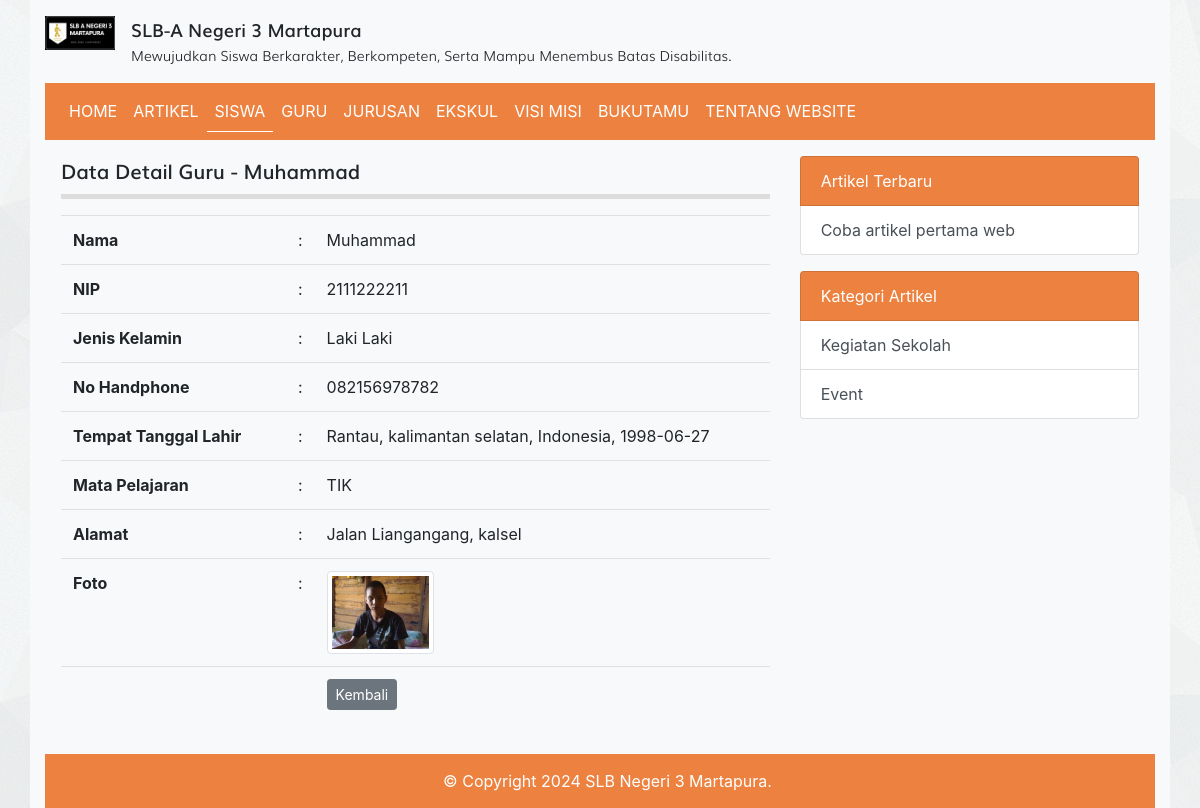
/detail_guru.php?id=15, run on the app's committed database.
### tables this page shows
CREATE TABLE `tbl_guru` (
  `id` int(11) NOT NULL AUTO_INCREMENT,
  `nama` varchar(100) DEFAULT NULL,
  `nip` int(10) DEFAULT NULL,
  `jenis_kelamin` enum('L','P') DEFAULT NULL,
  `no_hp` varchar(12) DEFAULT NULL,
  `tempat_lahir` varchar(50) DEFAULT NULL,
  `tanggal_lahir` date DEFAULT NULL,
  `mata_pelajaran` varchar(50) DEFAULT NULL,
  `alamat` varchar(100) DEFAULT NULL,
  `foto` varchar(100) DEFAULT NULL,
  PRIMARY KEY (`id`)
);

CREATE TABLE `tbl_artikel` (
  `id` int(11) NOT NULL AUTO_INCREMENT,
  `judul` varchar(255) DEFAULT NULL,
  `isi` text DEFAULT NULL,
  `tanggal` date DEFAULT NULL,
  `foto` varchar(100) DEFAULT NULL,
  `id_kategori` int(11) DEFAULT NULL,
  PRIMARY KEY (`id`),
  KEY `id_kategori` (`id_kategori`),
  CONSTRAINT `tbl_artikel_ibfk_1` FOREIGN KEY (`id_kategori`) REFERENCES `tbl_kategori_artikel` (`id`) ON DELETE SET NULL ON UPDATE CASCADE
);

CREATE TABLE `tbl_kategori_artikel` (
  `id` int(11) NOT NULL AUTO_INCREMENT,
  `nama_kategori` varchar(30) DEFAULT NULL,
  PRIMARY KEY (`id`)
);

### detail_guru.php (the view, shortened to what this page needs)
<?php
require_once 'koneksi.php';
$id = $_GET['id'];
$query = mysqli_query($koneksi, "SELECT * FROM tbl_guru WHERE id = $id");
$row = mysqli_fetch_assoc($query);
?>
<!DOCTYPE html>
<html>
<head>
	<link rel="stylesheet" href="resources/datatables/datatables.min.css">
	<link rel="stylesheet" href="resources/fonts/stylesheet.css">
	<link rel="stylesheet" href="resources/css/bootstrap.min.css">
	<link rel="stylesheet" href="resources/css/style.css">
</head>
<body>
	<div class="container bg-light">
		<?php require_once 'topbar.php'; ?>
	</div>
	<?php require_once 'navbar.php'; ?>
	<div class="row p-3">
		<div class="col-md-8">
			<div class="title mb-3">
				Data Detail Guru - <b><?= $row['nama'] ?></b>
			</div>
			<table class="table table-stripped">
				<tr>
					<td width="225px"><b>Nama</b></td>
					<td>:</td>
					<td><?= $row['nama'] ?></td>
				</tr>
				<tr>
					<td><b>NIP</b></td>
					<td>:</td>
					<td><?= $row['nip'] ?></td>
				</tr>
				<tr>
					<td><b>Jenis Kelamin</b></td>
					<td>:</td>
					<td>
						<?= $row['jenis_kelamin'] == 'L' ? 'Laki Laki' : '' ?>
					</td>
				</tr>
				<tr>
					<td><b>No Handphone</b></td>
					<td>:</td>
					<td><?= $row['no_hp'] ?></td>
				</tr>
				<tr>
					<td><b>Tempat Tanggal Lahir</b></td>
					<td>:</td>
					<td><?= $row['tempat_lahir'] ?>, <?= $row['tanggal_lahir'] ?></td>
				</tr>
				<tr>
					<td><b>Mata Pelajaran</b></td>
					<td>:</td>
					<td><?= $row['mata_pelajaran'] ?></td>
				</tr>
				<tr>
					<td><b>Alamat</b></td>
					<td>:</td>
					<td><?= $row['alamat'] ?></td>
				</tr>
				<tr>
					<td><b>Foto</b></td>
					<td>:</td>
					<td><img src="images/guru/<?= $row['foto'] ?>" alt="<?= $row['nama'] ?>" width="25%" class="img-thumbnail"></td>
				</tr>
				<tr>
					<td><b></td>
					<td></td>
					<td><a href="guru.php" class="btn btn-secondary btn-sm">Kembali</a></td>
				</tr>
			</table>
		</div>
		<?php require 'sidebar.php'; ?>
	</div>
	<div class="text-white footer">
		<?php echo "&copy; Copyright " . date("Y") . " SLB Negeri 3 Martapura."; ?>
	</div>
	</div>
</body>
</html>

### sidebar.php
<?php
$query_artikel_terbaru = mysqli_query($koneksi, "SELECT * FROM tbl_artikel ORDER BY tanggal ASC LIMIT 4");
$query_kategori_artikel= mysqli_query($koneksi, "SELECT * FROM tbl_kategori_artikel LIMIT 4");
?>
<div class="col-sm-4">
	<div class="list-group">
		<span class="list-group-item text-white" style="background-color: #ED8240">Artikel Terbaru</span>
		<?php while($artikel_terbaru = mysqli_fetch_assoc($query_artikel_terbaru)) : ?>
			<a href="detail_artikel.php?id=<?= $artikel_terbaru['id'] ?>" class="list-group-item list-group-item-action"><?= $artikel_terbaru['judul'] ?></a>
		<?php endwhile; ?>
	</div>
	<div class="list-group">
		<span class="list-group-item text-white mt-3" style="background-color: #ED8240">Kategori Artikel</span>
		<?php while($kategori_artikel = mysqli_fetch_assoc($query_kategori_artikel)) : ?>
			<a href="kategori.php?id=<?= $kategori_artikel['id'] ?>" class="list-group-item list-group-item-action"><?= $kategori_artikel['nama_kategori'] ?></a>
		<?php endwhile; ?>
	</div>
</div>

### resources/css/style.css (style rules this page uses)
body { background-image: url('../images/bg_all.jpg'); }
.title { font-family: 'mulisemibold'; font-size: 20px; padding-bottom: 7.5px; border-bottom: 5px solid #ddd }
.footer { background-color: #ED8240; padding: 15px 15px 15px 30px; text-align: center; }

### data on the page
tbl_guru: nama "Muhammad", nip "2111222211", no_hp "082156978782", tempat_lahir "Rantau, kalimantan selatan, Indonesia", tanggal_lahir "1998-06-27", mata_pelajaran "TIK", alamat "Jalan Liangangang, kalsel", foto (picture)
tbl_artikel: judul "Coba artikel pertama web"
tbl_kategori_artikel: nama_kategori "Kegiatan Sekolah"
tbl_kategori_artikel: nama_kategori "Event"
